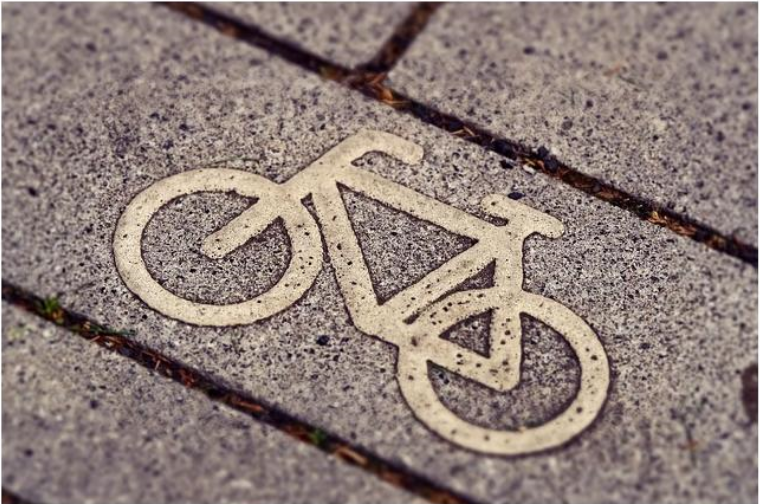
#> input picture Aula3/colorida.jpg, 760 x 504 px
$ python 2-histcolorid.py
#> lines starting #> are read from the running program, lines starting #| are printed output that depends on the picture
from cv2 import cv2 as cv
import numpy as np
from matplotlib import pyplot as plt

img = cv.imread("colorida.jpg")
#> img is the input picture: shape (504, 760, 3); mean B, G, R 121, 126.4, 142.4
azul, verde, vermelho = cv.split(img)
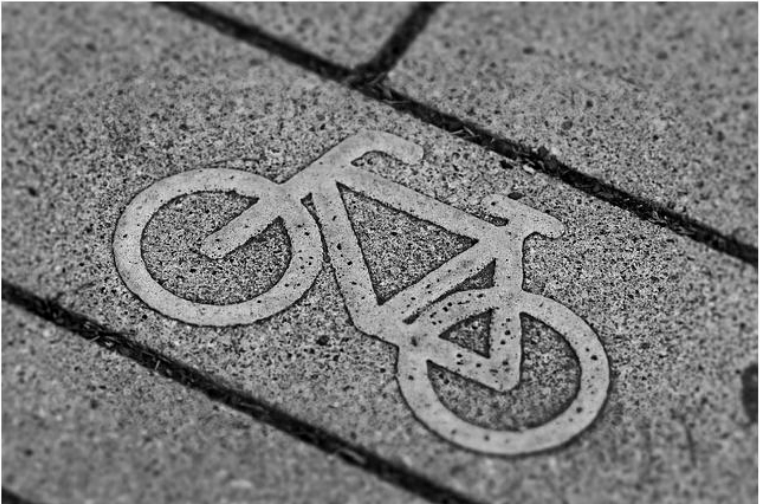
#> azul: shape (504, 760); min 0, max 255, mean 121
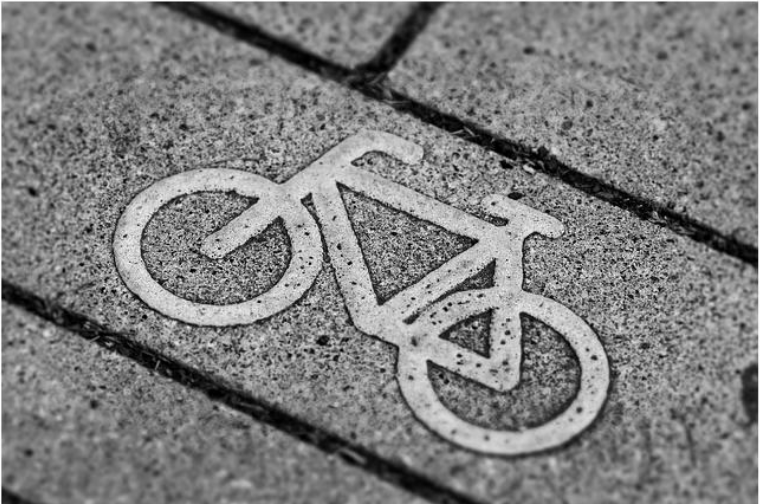
#> verde: shape (504, 760); min 0, max 255, mean 126.4
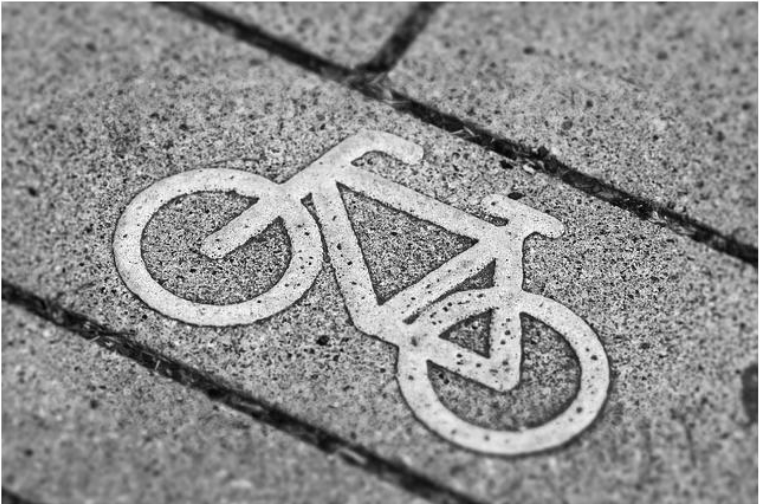
#> vermelho: shape (504, 760); min 3, max 255, mean 142.4

plt.hist(azul.ravel(), 256, [0,256])
plt.figure()
plt.hist(verde.ravel(), 256, [0,256])
plt.figure()
plt.hist(vermelho.ravel(), 256,[0,256])
plt.show()
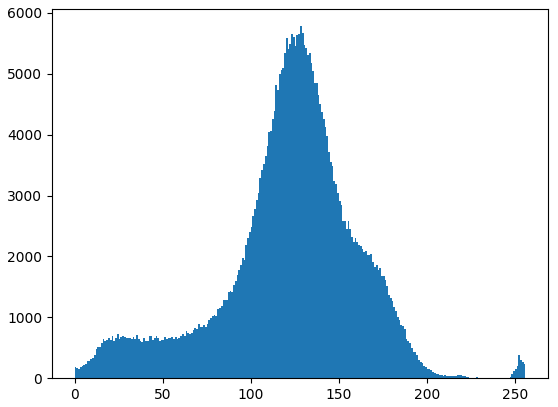
#> figure drawn by matplotlib, 1 panel; tallest bar 5782 high, from x = 128 to 129
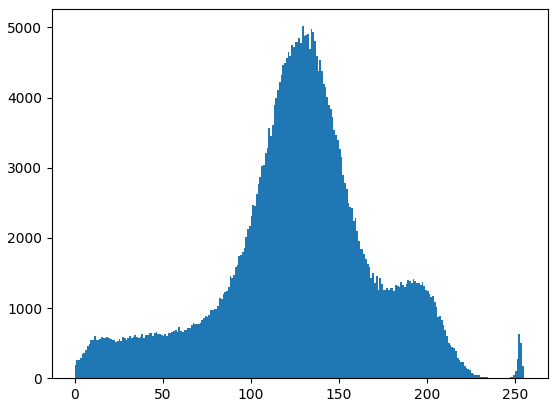
#> figure drawn by matplotlib, 1 panel; tallest bar 5017 high, from x = 129 to 130
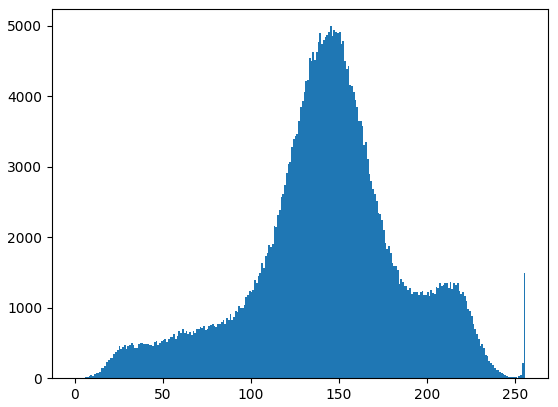
#> figure drawn by matplotlib, 1 panel; tallest bar 4996 high, from x = 145 to 146
